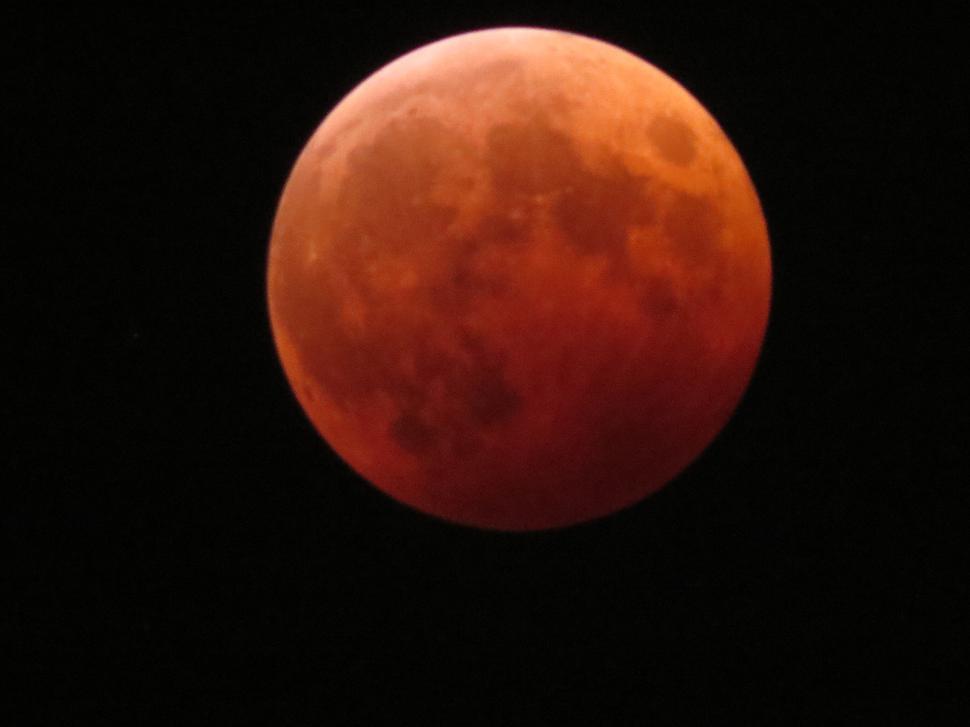
#> input picture Lesson_5/picture/moon.png, 970 x 727 px, shrunk from 2816 x 2112 before the run, found by its file name
$ python negaposi_inversion.py
#> lines starting #> are read from the running program, lines starting #| are printed output that depends on the picture
import cv2
import numpy as np

img_src = cv2.imread('picture/moon.png', 1)
#> img_src is the input picture: shape (727, 970, 3); mean B, G, R 11, 18.9, 44.6

img_dst = 255 - img_src                     #ネガポジ反転
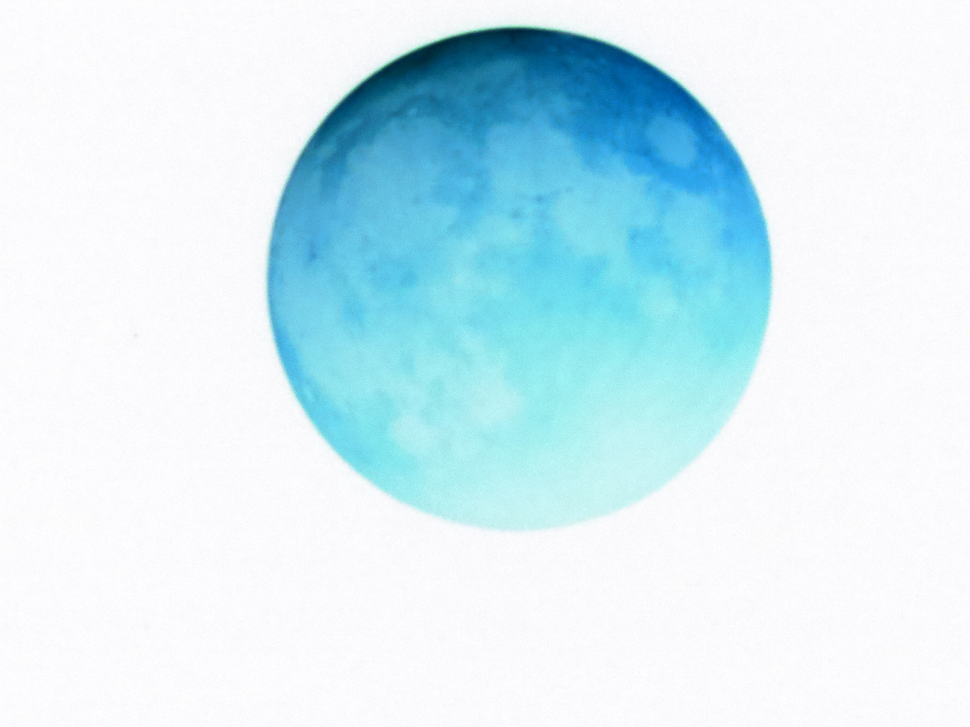
#> img_dst: shape (727, 970, 3); mean B, G, R 244, 236.1, 210.4

cv2.imwrite('picture/moon_negaposi_inversion.png', img_dst)
